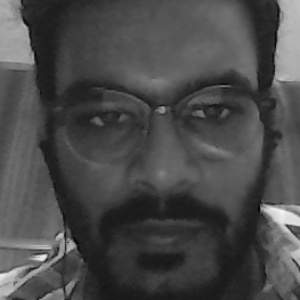
#> input picture Face Recognition System/Sample_faces/sample1.jpg, 300 x 300 px, given in place of the camera
$ python FaceRecognition.py
#> lines starting #> are read from the running program, lines starting #| are printed output that depends on the picture
import numpy as np
import cv2
face_classifier=cv2.CascadeClassifier('C:/Users/chinm/AppData/Local/Programs/Python/Python37-32/Lib/site-packages/cv2/data/haarcascade_frontalface_default.xml')

def face_extractor(img):
    gray=cv2.cvtColor(img,cv2.COLOR_BGR2GRAY)
    faces=face_classifier.detectMultiScale(gray,1.3,5)

    if faces is():
        return None
    for(x,y,w,h) in faces:
        cropped_face=img[y:y+h,x:x+w]

    return cropped_face

cap=cv2.VideoCapture(0)
count=0

while True:
    ret,frame=cap.read()
#> frame is the input picture: shape (300, 300, 3); min 1, max 250, mean 73.9
    if face_extractor(frame) is not None:
#> in face_extractor, `faces=face_classifier.detectMultiScale(gray,1.3,5)`: faces = [[30, 12, 255, 255]]
#> the loop in face_extractor, `for(x,y,w,h) in faces:` made 1 pass
#> pass 1, in face_extractor, `cropped_face=img[y:y+h,x:x+w]`:
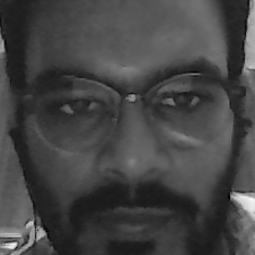
#> cropped_face: shape (255, 255, 3); min 1, max 250, mean 68.3
        count+=1
#> count = 1
        face=cv2.resize(face_extractor(frame),(300,300))
#> the loop in face_extractor (call 2), `for(x,y,w,h) in faces:` made 1 pass
        face=cv2.cvtColor(face,cv2.COLOR_BGR2GRAY)
#> face: shape (300, 300)

        file_name_path='C:/Users/chinm/Desktop/Courses/Python Projects/FRS/Sample_faces/sample'+str(count)+'.jpg'
        cv2.imwrite(file_name_path,face)
        cv2.putText(face,str(count),(30,30),cv2.FONT_HERSHEY_COMPLEX,1,(255,0,0),2)
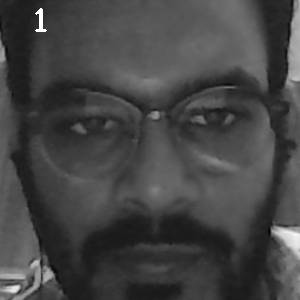
#> face: shape (300, 300); min 4, max 255, mean 68.5
        cv2.imshow('Face Cropper',face)

    else:
        print("Face not found")
        pass

    if cv2.waitKey(1)==13 or count==100:
#> (key Esc is pressed here)
        break

cap.release()
cv2.destroyAllWindows()
print("Collecting Sample Complete!!")

$ run again, on Face Recognition System/Sample_faces/sample100.jpg
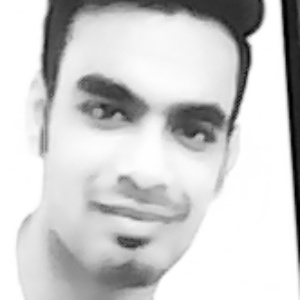
#> input picture Face Recognition System/Sample_faces/sample100.jpg, 300 x 300 px, given in place of the camera
#> frame is the input picture: shape (300, 300, 3); min 0, max 255, mean 205.7
#> faces = [[19, 19, 255, 255]]
#> the loop in face_extractor, `for(x,y,w,h) in faces:` made 1 pass
#> pass 1, in face_extractor, `cropped_face=img[y:y+h,x:x+w]`:
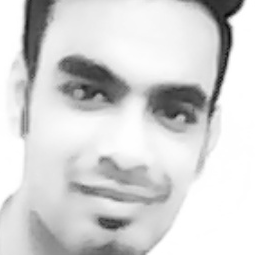
#> cropped_face: shape (255, 255, 3); min 8, max 255, mean 211.5
#> count = 1
#> the loop in face_extractor (call 2), `for(x,y,w,h) in faces:` made 1 pass
#> `cv2.putText(face,str(count),(30,30),cv2.FONT_HERSHEY_COMPLEX,1,(255,0,..`:
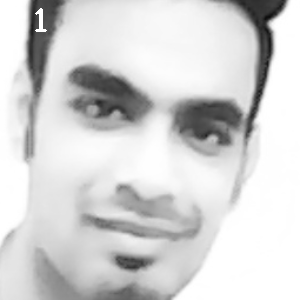
#> face: shape (300, 300); min 13, max 255, mean 211.6

$ run again, on Face Recognition System/Sample_faces/sample11.jpg
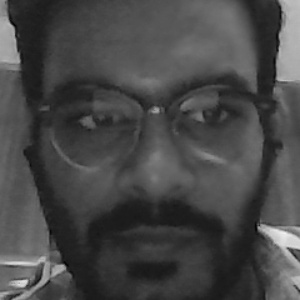
#> input picture Face Recognition System/Sample_faces/sample11.jpg, 300 x 300 px, given in place of the camera
#> frame is the input picture: shape (300, 300, 3); min 3, max 244, mean 71.9
#> faces = [[24, 25, 255, 255]]
#> the loop in face_extractor, `for(x,y,w,h) in faces:` made 1 pass
#> pass 1, in face_extractor, `cropped_face=img[y:y+h,x:x+w]`:
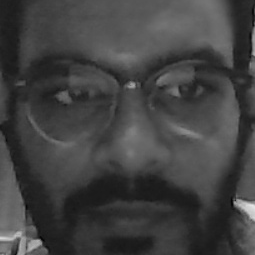
#> cropped_face: shape (255, 255, 3); min 3, max 230, mean 65.8
#> count = 1
#> the loop in face_extractor (call 2), `for(x,y,w,h) in faces:` made 1 pass
#> `cv2.putText(face,str(count),(30,30),cv2.FONT_HERSHEY_COMPLEX,1,(255,0,..`:
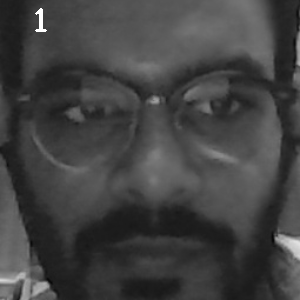
#> face: shape (300, 300); min 8, max 255, mean 65.9
